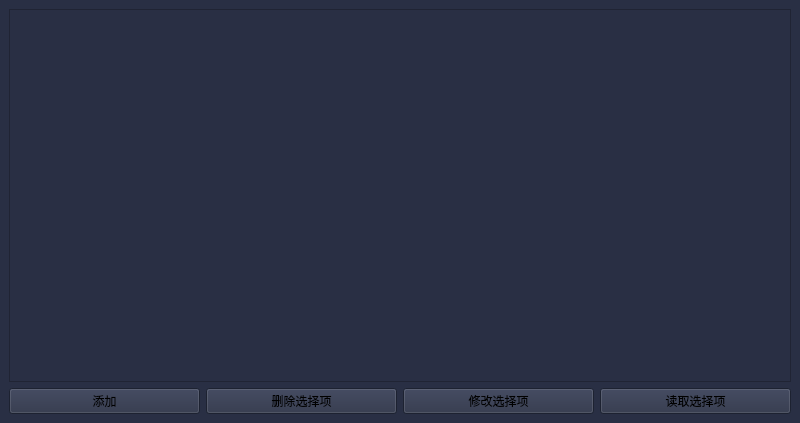
<?xml version="1.0" encoding="UTF-8"?>
<ui version="4.0">
 <class>MainWindow</class>
 <widget class="QMainWindow" name="MainWindow">
  <property name="geometry">
   <rect>
    <x>0</x>
    <y>0</y>
    <width>800</width>
    <height>423</height>
   </rect>
  </property>
  <property name="windowTitle">
   <string>MainWindow</string>
  </property>
  <widget class="QWidget" name="centralwidget">
   <property name="styleSheet">
    <string notr="true">background:rgb(41, 47, 68)</string>
   </property>
   <layout class="QVBoxLayout" name="verticalLayout">
    <item>
     <widget class="QTableWidget" name="main_tw">
      <property name="editTriggers">
       <set>QAbstractItemView::AnyKeyPressed|QAbstractItemView::DoubleClicked|QAbstractItemView::EditKeyPressed</set>
      </property>
      <property name="selectionMode">
       <enum>QAbstractItemView::SingleSelection</enum>
      </property>
      <property name="gridStyle">
       <enum>Qt::NoPen</enum>
      </property>
     </widget>
    </item>
    <item>
     <layout class="QHBoxLayout" name="horizontalLayout">
      <item>
       <widget class="QPushButton" name="main_bt_add">
        <property name="text">
         <string>添加</string>
        </property>
       </widget>
      </item>
      <item>
       <widget class="QPushButton" name="main_bt_delete">
        <property name="text">
         <string>删除选择项</string>
        </property>
       </widget>
      </item>
      <item>
       <widget class="QPushButton" name="main_bt_update">
        <property name="text">
         <string>修改选择项</string>
        </property>
       </widget>
      </item>
      <item>
       <widget class="QPushButton" name="main_bt_read">
        <property name="text">
         <string>读取选择项</string>
        </property>
       </widget>
      </item>
     </layout>
    </item>
   </layout>
  </widget>
 </widget>
 <resources/>
 <connections/>
</ui>
